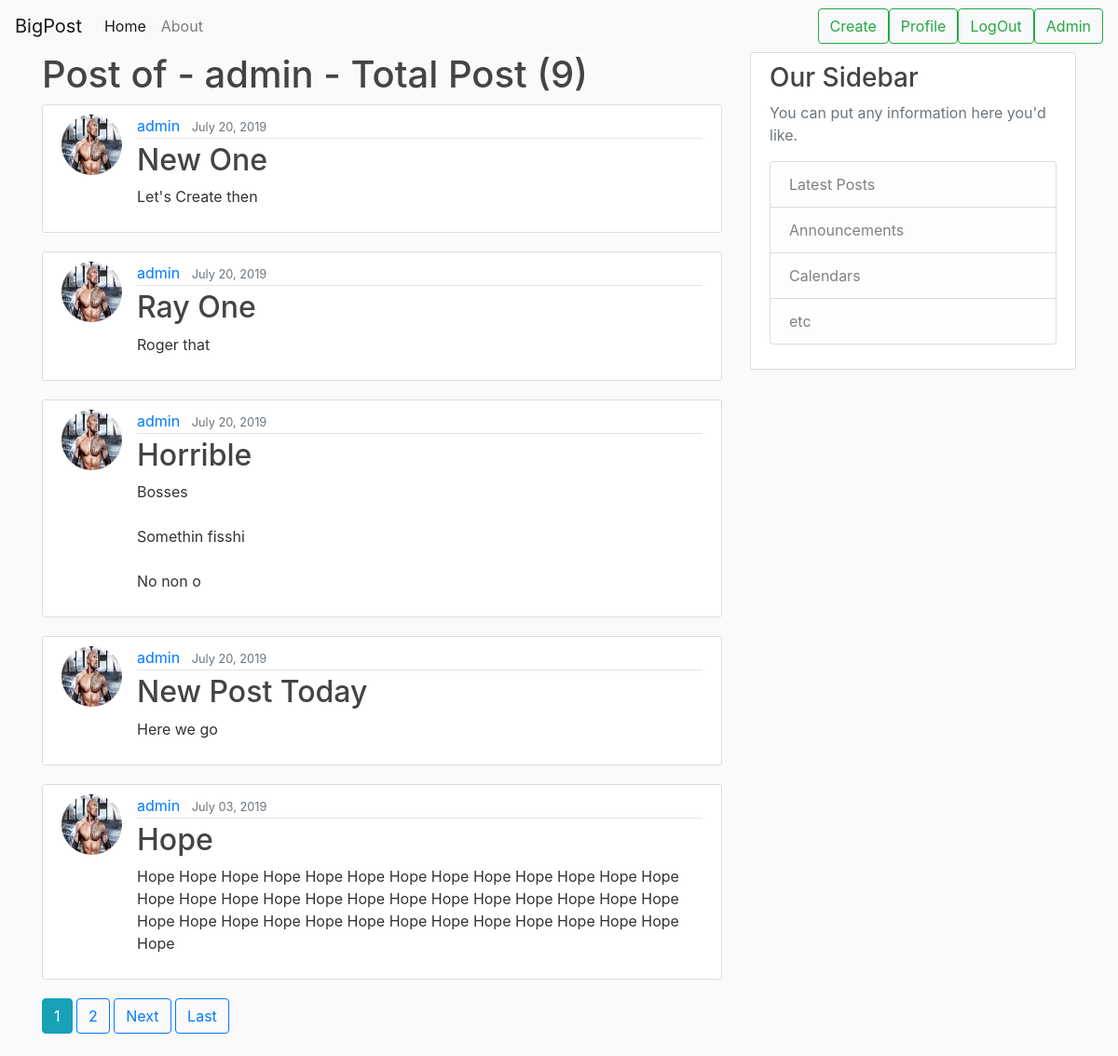
/user/admin (signed in), run on the app's committed database.
### post/models.py (models this page shows, shortened)
class Post(models.Model):
    title = models.CharField(max_length=100)
    content = models.TextField()
    created = models.DateTimeField(default=timezone.now)
    author = models.ForeignKey(User, on_delete=models.CASCADE)

### user/models.py (models this page shows, shortened)
class Profile(models.Model):
    user = models.OneToOneField(User, on_delete=models.CASCADE, )
    image = models.ImageField(default="default.jpg", upload_to="profile_pics", )

### post/views.py (the view)
# urls.py: path("user/<str:username>", post_views.UserPostListView.as_view(), name="user-post"),
class UserPostListView(LoginRequiredMixin, ListView):
    model = Post
    template_name = "post/user_post.html"  # <app>/<model>_<view_type>.html
    context_object_name = "posts"
    paginate_by = 5
    def get_queryset(self):
        user = get_object_or_404(User, username=self.kwargs.get("username"))
        return Post.objects.filter(author=user).order_by("-created")

### post/templates/post/user_post.html (shortened to what this page needs)
{% extends "post/base.html" %}
{% block content %}
    <h1>Post of - {{ view.kwargs.username }} - Total Post ({{ page_obj.paginator.count }})</h1>
    {% for post in posts %}
        <article class="media content-section">
            <img class="rounded-circle article-img" src="{{ post.author.profile.image.url }}" />
            <div class="media-body">
                <div class="article-metadata">
                    <a class="mr-2" href="{% url 'user-post' post.author.username %}">{{ post.author }}</a>
                    <small class="text-muted">{{ post.created|date:"F d, Y" }}</small>
                </div>
                <h2><a class="article-title" href="{% url 'post-detail' post.id %}">{{ post.title }}</a></h2>
                <p class="article-content">{{ post.content }}</p>
            </div>
        </article>
    {% endfor %}
    {% if is_paginated %}
        {% for num in page_obj.paginator.page_range %}
            {% if page_obj.number == num %}
                <a class="btn btn-info mb-4" href="?page={{ num }}">{{ num }}</a>
            {% elif num > page_obj.number|add:"-3" and num < page_obj.number|add:"3" %}
                <a class="btn btn-outline-primary mb-4" href="?page={{ num }}">{{ num }}</a>
            {% endif %}
        {% endfor %}
        {% if page_obj.has_next %}
            <a class="btn btn-outline-primary mb-4" href="?page={{ page_obj.next_page_number }}">Next</a>
            <a class="btn btn-outline-primary mb-4" href="?page={{ page_obj.paginator.num_pages }}">Last</a>
        {% endif %}
    {% endif %}
{% endblock content %}

### post/static/post/main.css (style rules this page uses)
body { background: #fafafa; color: #333333; }
h1, h2, h3, h4, h5, h6 { color: #444444; }
.content-section { background: #ffffff; padding: 10px 20px; border: 1px solid #dddddd; border-radius: 3px; margin-bottom: 20px; }
.article-title { color: #444444; }
.article-content { white-space: pre-line; }
.article-img { height: 65px; width: 65px; margin-right: 16px; }
.article-metadata { padding-bottom: 1px; margin-bottom: 4px; border-bottom: 1px solid #e3e3e3 }

### data on the page
Post: author.profile.image (picture), author "admin", created "July 20, 2019", title "New One", content "Let's Create then"
Post: author.profile.image (picture), author "admin", created "July 20, 2019", title "Ray One", content "Roger that"
Post: author.profile.image (picture), author "admin", created "July 20, 2019", title "Horrible", content "Bosses Somethin fisshi No non o"
Post: author.profile.image (picture), author "admin", created "July 20, 2019", title "New Post Today", content "Here we go"
Post: author.profile.image (picture), author "admin", created "July 03, 2019", title "Hope", content "Hope Hope Hope Hope Hope Hope Hope Hope Hope Hope Hope Hope Hope Hope Hope Hope Hope Hope Hope Hope Hope Hope Hope Hope Hope Hope Hope Hope Hope Hope Hope Hope Hope Hope Hope Hope Hope Hope Hope Hope"

### other printed values
{{ view.kwargs.username }} "admin"
{{ page_obj.paginator.count }} "9"
{{ num }} "1"
{{ num }} "2"
